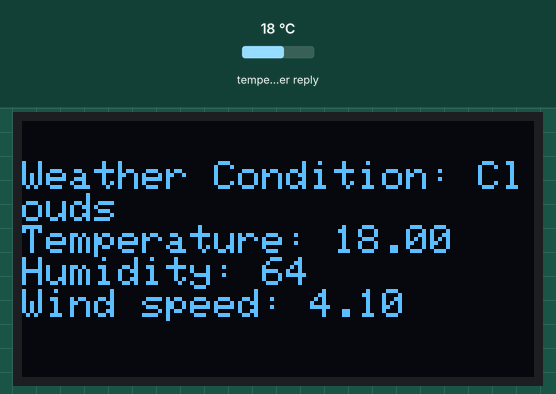
A sketch run on a simulated ESP8266 (NodeMCU). Shown: 128×64 one-colour display. The inputs (shaded band) are chosen by the test bench; at power-on: temperature in the weather reply 18 °C. WiFi joins after 1.5 s; servers stay silent unless stated; web services answer with replies made up by the test bench; what the sketch prints to the serial monitor is not drawn.

Above: at 30.3 s.

The sketch:

GetDataFromApiOpenWeatherMapOLED.ino
```cpp
#include <ESP8266WiFi.h>
#include <ESP8266HTTPClient.h>
#include <ArduinoJson.h>
#include <Wire.h>
#include <Adafruit_GFX.h>
#include <Adafruit_SSD1306.h>

#define SCREEN_WIDTH 128 // OLED display width, in pixels
#define SCREEN_HEIGHT 64 // OLED display height, in pixels

#define OLED_RESET     LED_BUILTIN // Reset pin # (or -1 if sharing Arduino reset pin)
//Adafruit_SSD1306 display(SCREEN_WIDTH, SCREEN_HEIGHT, &Wire, OLED_RESET); // point is Reset OLED
Adafruit_SSD1306 display(-1); // point is not set Reset pin OLED

const char* ssid = "Your SSID";
const char* password = "Your Password";

WiFiClient client;

const long interval = 30000;
unsigned long previousMillis = 0;

void setup() {
  Serial.begin(115200);
  Serial.println();
  WiFi.mode(WIFI_STA);
  WiFi.begin(ssid, password);
  Serial.printf("Connecting to %s", ssid);
  Serial.println("");

  if(!display.begin(SSD1306_SWITCHCAPVCC, 0x3C)) { // Address 0x3D for 128x64
    Serial.println(F("SSD1306 allocation failed"));
    for(;;); // Don't proceed, loop forever
  }

  while (WiFi.status() != WL_CONNECTED)
  {
    delay(1000);
    Serial.print(".");
  }

  Serial.println();
  Serial.print("Connected, You IP is ");
  Serial.println(WiFi.localIP());
}

void loop() {
  unsigned long currentMillis = millis();
  String apiKey = "7fd995fcede4c13981cce642b5c11424";
  if(currentMillis - previousMillis >= interval)
  {
    previousMillis = currentMillis;
    if (WiFi.status() == WL_CONNECTED)
    {
      HTTPClient http;
      http.begin("http://api.openweathermap.org/data/2.5/weather?q=Bangkok&units=metric&appid=" + apiKey);
      int httpCode = http.GET();
      if (httpCode > 0)
      {
        const size_t capacity = JSON_ARRAY_SIZE(3) + 2*JSON_OBJECT_SIZE(1) + JSON_OBJECT_SIZE(2) + 3*JSON_OBJECT_SIZE(4) + JSON_OBJECT_SIZE(5) + JSON_OBJECT_SIZE(6) + JSON_OBJECT_SIZE(12);
        DynamicJsonDocument doc(capacity);
        deserializeJson(doc, http.getString()); // แตกค่าค่า JSON มาเป็น value

        JsonArray weather = doc["weather"];
        JsonObject weather_0 = weather[0];
        const char* weather_0_main = weather_0["main"];

        JsonObject main = doc["main"];
        float main_temp = main["temp"];
        int main_humidity = main["humidity"];

        float wind_speed = doc["wind"]["speed"];

        Serial.print("Weather Condition: ");
        Serial.println(weather_0_main);
        Serial.print("Temperature: ");
        Serial.println(main_temp,2);
        Serial.print("Humidity: ");
        Serial.println(main_humidity);
        Serial.print("Wind speed: ");
        Serial.println(wind_speed);
        Serial.println();

        display.clearDisplay();
        display.display();
        display.setTextSize(1);
        display.setTextColor(WHITE);
        display.setCursor(0,10);
        display.print("Weather Condition: ");
        display.println(weather_0_main);
        display.print("Temperature: ");
        display.println(main_temp,2);
        display.print("Humidity: ");
        display.println(main_humidity);
        display.print("Wind speed: ");
        display.println(wind_speed);
        display.display();
      }
      http.end();

    }
  }
}
```

Measured:
- what the display in image 0 shows lasts 29.9 s, from 30.3 s to 60.2 s
